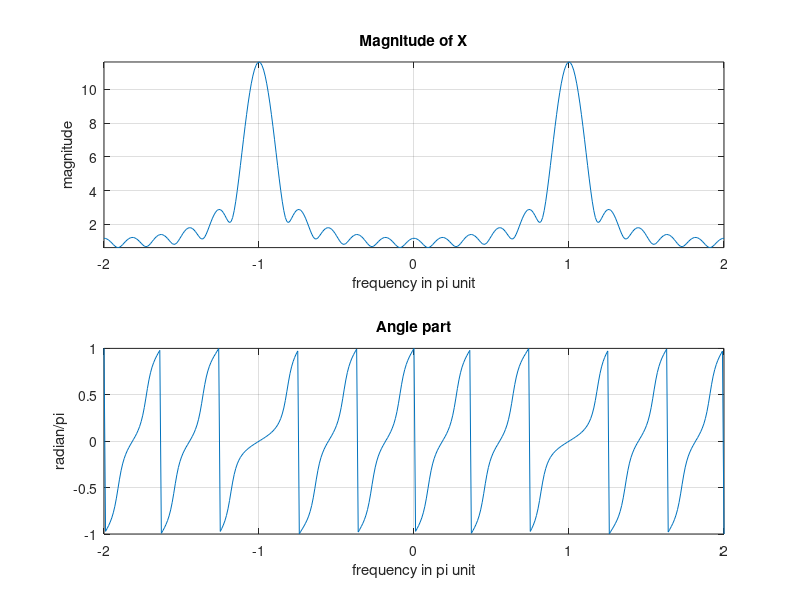

Write MATLAB code to recreate this figure.
n=-5:5; %signal indices
x=(-0.9).^n;
m=100;
% k = (-2*m:2*m)
w=(pi/(m))*(-2*m:2*m);
W=n'*w;
X=x*(exp(-1j).^W);
% X1=x*(exp(-1j).^W)
figure(1)
subplot(2,1,1)
plot(w/pi,abs(X))
title('Magnitude of X')
xlabel('frequency in pi unit')
ylabel('magnitude')
axis tight
grid on
subplot(2,1,2)
plot(w/pi,angle(X)/pi)
title('Angle part')
xlabel('frequency in pi unit')
ylabel('radian/pi')
axis ([-2 2 -1 1])
grid on
figure(2)
% freqz([1 0.5],1,512,"whole")